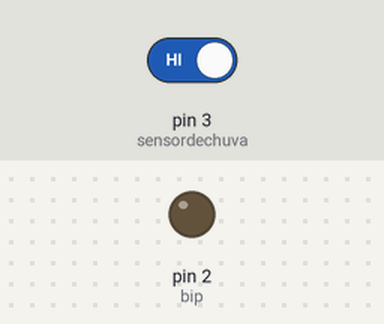
A sketch run on a simulated Arduino Uno, built with avr-gcc and run on an emulated ATmega328P. Shown: output pins drawn as LEDs (lit = HIGH). Dashed ring = blinking. The test bench sets the inputs (shaded band); at power-on: pin 3 (sensordechuva) HIGH.

Above: at 1.8 s.
1.9 s: pin 3 (sensordechuva) driven LOW
At 2.4 s:
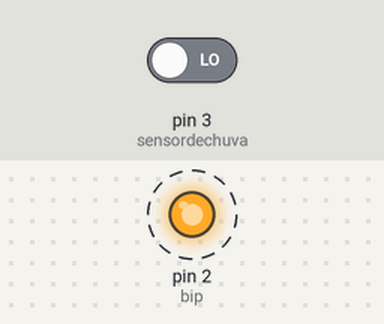
4.9 s: pin 3 (sensordechuva) driven HIGH
At 5.8 s:
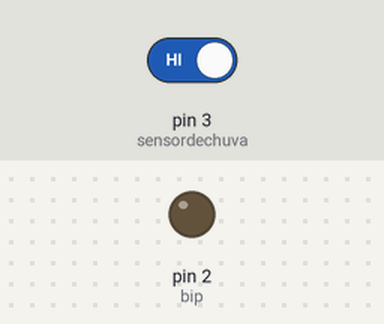
Timing chart, 0 to 7.9 s (numbered marks = the images above; inputs shaded):
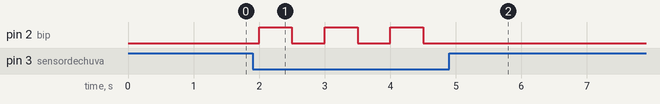

Measured:
- after the input at 1.9 s, pin 2 (bip): alternates HIGH for 0.50 s and LOW for 0.50 s, starting after 0.10 s
- after the input at 4.9 s, pin 2 (bip): stops changing and stays LOW

The sketch:

SensorChuva_alarme.ino
```cpp
/* Exemplo do Sensor de Chuva
BUZZER NO PINO 2 E GND
SENSOR DE CHUVA NO GROUND + PINO 3 (COM RESISTOR DE 10K) E VCC
*/
int bip = 2;
int sensordechuva = 3;
void setup()
{
pinMode(bip,OUTPUT);
pinMode(sensordechuva,INPUT);
}
void loop()
{
if(digitalRead(sensordechuva) == 0)
{
digitalWrite(bip,HIGH);
delay(500);
digitalWrite(bip,LOW);
}
else
{
digitalWrite(bip,LOW);
}
delay(500);
}
```
